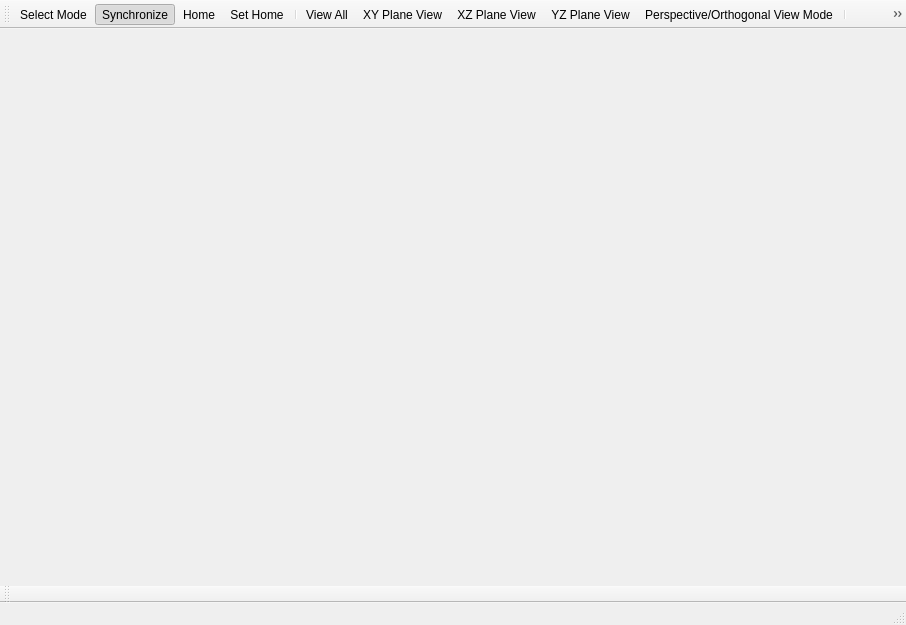
<?xml version="1.0" encoding="UTF-8"?>
<ui version="4.0">
 <class>X3DWindow</class>
 <widget class="QMainWindow" name="X3DWindow">
  <property name="geometry">
   <rect>
    <x>0</x>
    <y>0</y>
    <width>906</width>
    <height>625</height>
   </rect>
  </property>
  <property name="windowTitle">
   <string>3-D Window</string>
  </property>
  <property name="windowIcon">
   <iconset resource="../xconsole/x.qrc">
    <normaloff>:/Icon/3dwindow.png</normaloff>:/Icon/3dwindow.png</iconset>
  </property>
  <widget class="QWidget" name="centralWidget"/>
  <widget class="QToolBar" name="mainToolBar">
   <property name="iconSize">
    <size>
     <width>16</width>
     <height>16</height>
    </size>
   </property>
   <attribute name="toolBarArea">
    <enum>TopToolBarArea</enum>
   </attribute>
   <attribute name="toolBarBreak">
    <bool>false</bool>
   </attribute>
   <addaction name="actionSelect_Mode"/>
   <addaction name="actionSynchronize"/>
   <addaction name="actionHome"/>
   <addaction name="actionSet_Home"/>
   <addaction name="separator"/>
   <addaction name="actionView_All"/>
   <addaction name="actionXY_Plane_View"/>
   <addaction name="actionXZ_Plane_View"/>
   <addaction name="actionYZ_Plane_View"/>
   <addaction name="actionPerspective_Orthogonal_View_Mode"/>
   <addaction name="separator"/>
   <addaction name="actionShow_Hide_Coordinates"/>
   <addaction name="actionShow_Hide_Coordinates_Grid"/>
   <addaction name="actionCompass"/>
   <addaction name="actionColorbar"/>
   <addaction name="actionLight_Setting"/>
  </widget>
  <widget class="QStatusBar" name="statusBar"/>
  <widget class="QToolBar" name="bottomToolBar">
   <property name="windowTitle">
    <string>Toolbar</string>
   </property>
   <attribute name="toolBarArea">
    <enum>BottomToolBarArea</enum>
   </attribute>
   <attribute name="toolBarBreak">
    <bool>false</bool>
   </attribute>
  </widget>
  <action name="actionSelect_Mode">
   <property name="checkable">
    <bool>true</bool>
   </property>
   <property name="icon">
    <iconset resource="../xconsole/x.qrc">
     <normaloff>:/Icon/Selection.png</normaloff>:/Icon/Selection.png</iconset>
   </property>
   <property name="text">
    <string>Select Mode</string>
   </property>
  </action>
  <action name="actionView_All">
   <property name="icon">
    <iconset resource="../xconsole/x.qrc">
     <normaloff>:/Icon/ViewAll.png</normaloff>:/Icon/ViewAll.png</iconset>
   </property>
   <property name="text">
    <string>View All</string>
   </property>
  </action>
  <action name="actionHome">
   <property name="icon">
    <iconset resource="../xconsole/x.qrc">
     <normaloff>:/Icon/Home.png</normaloff>:/Icon/Home.png</iconset>
   </property>
   <property name="text">
    <string>Home</string>
   </property>
  </action>
  <action name="actionSet_Home">
   <property name="icon">
    <iconset resource="../xconsole/x.qrc">
     <normaloff>:/Icon/SetHome.png</normaloff>:/Icon/SetHome.png</iconset>
   </property>
   <property name="text">
    <string>Set Home</string>
   </property>
  </action>
  <action name="actionXY_Plane_View">
   <property name="icon">
    <iconset resource="../xconsole/x.qrc">
     <normaloff>:/Icon/XYPlane.png</normaloff>:/Icon/XYPlane.png</iconset>
   </property>
   <property name="text">
    <string>XY Plane View</string>
   </property>
  </action>
  <action name="actionXZ_Plane_View">
   <property name="icon">
    <iconset resource="../xconsole/x.qrc">
     <normaloff>:/Icon/XZPlane.png</normaloff>:/Icon/XZPlane.png</iconset>
   </property>
   <property name="text">
    <string>XZ Plane View</string>
   </property>
  </action>
  <action name="actionYZ_Plane_View">
   <property name="icon">
    <iconset resource="../xconsole/x.qrc">
     <normaloff>:/Icon/YZPlane.png</normaloff>:/Icon/YZPlane.png</iconset>
   </property>
   <property name="text">
    <string>YZ Plane View</string>
   </property>
  </action>
  <action name="actionShow_Hide_Coordinates">
   <property name="checkable">
    <bool>true</bool>
   </property>
   <property name="checked">
    <bool>true</bool>
   </property>
   <property name="icon">
    <iconset resource="../xconsole/x.qrc">
     <normaloff>:/Icon/Axes.png</normaloff>:/Icon/Axes.png</iconset>
   </property>
   <property name="text">
    <string>Show/Hide Coordinates</string>
   </property>
  </action>
  <action name="actionShow_Hide_Coordinates_Grid">
   <property name="checkable">
    <bool>true</bool>
   </property>
   <property name="checked">
    <bool>true</bool>
   </property>
   <property name="icon">
    <iconset resource="../xconsole/x.qrc">
     <normaloff>:/Icon/AxesGrids.png</normaloff>:/Icon/AxesGrids.png</iconset>
   </property>
   <property name="text">
    <string>Show/Hide Coordinates Grid</string>
   </property>
  </action>
  <action name="actionPerspective_Orthogonal_View_Mode">
   <property name="checkable">
    <bool>true</bool>
   </property>
   <property name="icon">
    <iconset resource="../xconsole/x.qrc">
     <normaloff>:/Icon/Perspective.png</normaloff>
     <normalon>:/Icon/Ortho.png</normalon>:/Icon/Perspective.png</iconset>
   </property>
   <property name="text">
    <string>Perspective/Orthogonal View Mode</string>
   </property>
  </action>
  <action name="actionCompass">
   <property name="checkable">
    <bool>true</bool>
   </property>
   <property name="checked">
    <bool>true</bool>
   </property>
   <property name="icon">
    <iconset resource="../xconsole/x.qrc">
     <normaloff>:/Icon/Compass.png</normaloff>:/Icon/Compass.png</iconset>
   </property>
   <property name="text">
    <string>Compass</string>
   </property>
  </action>
  <action name="actionSynchronize">
   <property name="checkable">
    <bool>true</bool>
   </property>
   <property name="checked">
    <bool>true</bool>
   </property>
   <property name="icon">
    <iconset resource="../xconsole/x.qrc">
     <normaloff>:/Icon/Synchronize.png</normaloff>:/Icon/Synchronize.png</iconset>
   </property>
   <property name="text">
    <string>Synchronize</string>
   </property>
  </action>
  <action name="actionColorbar">
   <property name="checkable">
    <bool>true</bool>
   </property>
   <property name="checked">
    <bool>true</bool>
   </property>
   <property name="icon">
    <iconset resource="../xconsole/x.qrc">
     <normaloff>:/Icon/Colorbar.png</normaloff>:/Icon/Colorbar.png</iconset>
   </property>
   <property name="text">
    <string>Colorbar</string>
   </property>
  </action>
  <action name="actionLight_Setting">
   <property name="icon">
    <iconset resource="../xconsole/x.qrc">
     <normaloff>:/Icon/lights.png</normaloff>:/Icon/lights.png</iconset>
   </property>
   <property name="text">
    <string>Light Setting</string>
   </property>
  </action>
 </widget>
 <layoutdefault spacing="6" margin="11"/>
 <resources>
  <include location="../xconsole/x.qrc"/>
 </resources>
 <connections/>
</ui>
